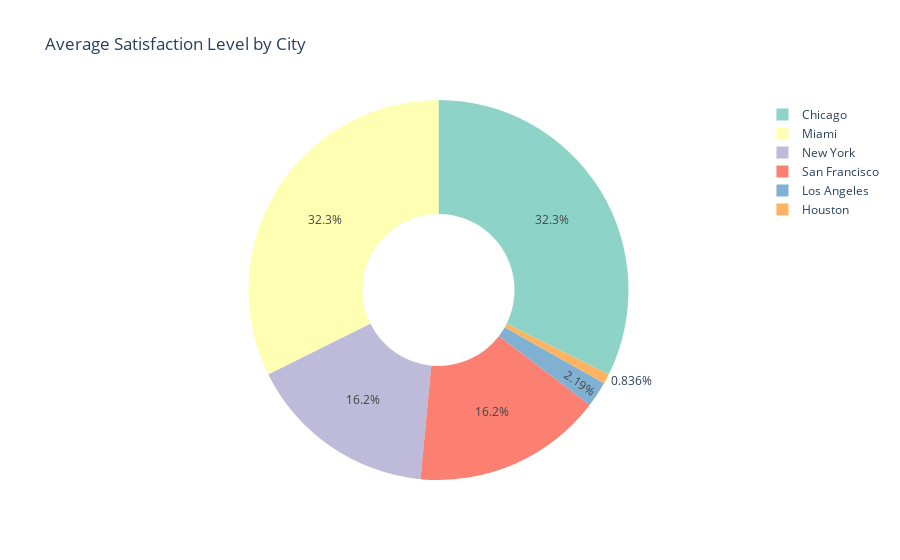

Notebook code for this chart:
### Code cell
if df["Satisfaction_Level"].dtype == "object":
    df["Satisfaction_Level"] = df["Satisfaction_Level"].astype("category").cat.codes
city_vs_satisfaction = df.groupby("City")["Satisfaction_Level"].mean().reset_index()

fig = pltx.pie(
    city_vs_satisfaction, 
    names="City", 
    values="Satisfaction_Level", 
    title="Average Satisfaction Level by City",
    hole=0.4,
    color_discrete_sequence=pltx.colors.qualitative.Set3
)

fig.show()

### Figure 1 — Plotly figure (JSON) as saved in the notebook; plotly's stock layout.template omitted (floating-point values rounded to 4 significant figures)
{"data": [{"domain": {"x": [0, 1], "y": [0, 1]}, "hole": 0.4, "hovertemplate": "City=%{label}<br>Satisfaction_Level=%{value}<extra></extra>", "labels": ["Chicago", "Houston", "Los Angeles", "Miami", "New York", "San Francisco"], "legendgroup": "", "name": "", "showlegend": true, "type": "pie", "values": [2, 0.05172, 0.1356, 2, 1, 1]}], "layout": {"legend": {"tracegroupgap": 0}, "piecolorway": ["rgb(141,211,199)", "rgb(255,255,179)", "rgb(190,186,218)", "rgb(251,128,114)", "rgb(128,177,211)", "rgb(253,180,98)", "rgb(179,222,105)", "rgb(252,205,229)", "rgb(217,217,217)", "rgb(188,128,189)", "rgb(204,235,197)", "rgb(255,237,111)"], "title": {"text": "Average Satisfaction Level by City"}}}
